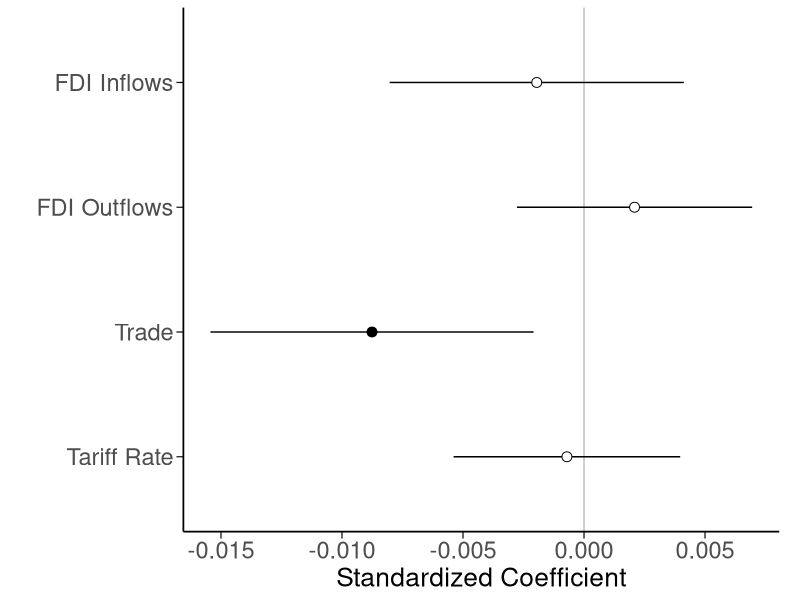

Generate this figure with R: (Note: this script raises an error after producing the figure.)
# SETWD ===========================
rm(list = ls())

# LIBRARIES ===========================
library(tidyverse)
library(lmtest)
library(plm)

# IMPORT DATA ===========================
full_panel <- read.csv("data/full_panel.csv")

# CLEAN SAMPLE ===========================
temp <- full_panel %>%
  filter(!is.na(lag_fdi_inflows),
         !is.na(lag_fdi_outflows),
         !is.na(lag_trade),
         !is.na(lag_tariff_rate),
         !is.na(lag_gdppc),
         !is.na(lag_gdp_growth),
         !is.na(lag_inflation))

temp <- temp %>%
  group_by(country) %>%
  filter(n() > 4) %>%
  ungroup()


## I credit Rau and Stokes (2025) for this figure idea. I use their code as a basis for mine.
# Standardize variables
temp <- temp %>%
  mutate(lag_fdi_inflows_stan = as.numeric(scale(lag_fdi_inflows)),
         lag_fdi_outflows_stan = as.numeric(scale(lag_fdi_outflows)),
         lag_trade_stan = as.numeric(scale(lag_trade)),
         lag_tariff_rate_stan = as.numeric(scale(lag_tariff_rate)),
         lag_gdppc_stan = as.numeric(scale(log(lag_gdppc))),
         lag_gdp_growth_stan = as.numeric(scale(lag_gdp_growth)),
         lag_inflation_stan = as.numeric(scale(lag_inflation)))

# Run m2 from Table 3 with standardized variables
m2 <- plm(freefair ~ lag_fdi_inflows_stan + lag_fdi_outflows_stan +
            lag_trade_stan + lag_tariff_rate_stan + lag_gdppc_stan +
            lag_gdp_growth_stan + lag_inflation_stan + lag_freefair + lag2_freefair,
          data = temp,
          index = c("country", "year"),
          model = "within",
          effect = "twoways")

crse2 <- coeftest(m2, vcovHC(m2, type = "HC1", cluster = "group"))
crse2

# Extract relevant data and construct table
var_names <- c("FDI Inflows", "FDI Outflows", "Trade", "Tariff Rate")

coefs <- crse2[c("lag_fdi_inflows_stan", "lag_fdi_outflows_stan",
                    "lag_trade_stan", "lag_tariff_rate_stan"), 1]

ses <- crse2[c("lag_fdi_inflows_stan", "lag_fdi_outflows_stan",
                 "lag_trade_stan", "lag_tariff_rate_stan"), 2]

sig <- as.numeric(crse2[c("lag_fdi_inflows_stan", "lag_fdi_outflows_stan",
                           "lag_trade_stan", "lag_tariff_rate_stan"), 4] < 0.05)

fig3A_df <- data.frame(var_names, coefs, ses, sig) %>%
  mutate(var_nums = c(1, 2, 3, 4)) %>%
  mutate(vf = fct_reorder(as.factor(var_names), -var_nums))

# Plot ----
figure_3A <- fig3A_df %>%
  ggplot(aes(x = coefs, y = vf, shape = as.factor(sig))) +
  geom_vline(xintercept = 0, color = "gray75") +
  geom_errorbarh(aes(xmin = coefs - 1.96*ses, xmax = coefs + 1.96*ses), height = 0) +
  geom_point(fill = "white", size = 3) +
  labs(
    x = "Standardized Coefficient", y = "") +
  scale_shape_manual(values = c(21, 19)) +
  theme_bw() +
  theme(
    legend.position   = "none",
    panel.grid        = element_blank(),
    panel.border      = element_blank(),
    axis.title.x      = element_text(size = 19),
    axis.title.y      = element_text(size = 19),
    axis.text.x       = element_text(size = 17),
    axis.text.y       = element_text(size = 17),
    axis.line         = element_line(color = "black", linewidth = 0.6),
    axis.ticks        = element_line(color = "black", linewidth = 0.4),
    axis.ticks.length = unit(5, "pt"),
    plot.margin       = margin(5.5, 15, 5.5, 5.5)
  )

print(figure_3A)
ggsave("figures/figure_3A.pdf", plot = figure_3A, device = cairo_pdf)
